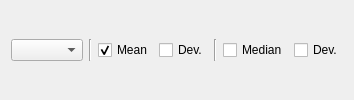
             <widget class="QWidget" name="page_Stat_MM">
              <layout class="QGridLayout" name="gridLayout_15">
               <item row="0" column="1">
                <widget class="Line" name="line_Stat_MM_1">
                 <property name="orientation">
                  <enum>Qt::Vertical</enum>
                 </property>
                </widget>
               </item>
               <item row="0" column="0">
                <widget class="QComboBox" name="comboBox_Stat_MM_Parameter"/>
               </item>
               <item row="0" column="6">
                <widget class="QCheckBox" name="checkBox_Stat_MM_ADM">
                 <property name="sizePolicy">
                  <sizepolicy hsizetype="Maximum" vsizetype="Fixed">
                   <horstretch>0</horstretch>
                   <verstretch>0</verstretch>
                  </sizepolicy>
                 </property>
                 <property name="text">
                  <string>Dev.</string>
                 </property>
                 <property name="checked">
                  <bool>false</bool>
                 </property>
                </widget>
               </item>
               <item row="0" column="5">
                <widget class="QCheckBox" name="checkBox_Stat_MM_Median">
                 <property name="sizePolicy">
                  <sizepolicy hsizetype="Maximum" vsizetype="Fixed">
                   <horstretch>0</horstretch>
                   <verstretch>0</verstretch>
                  </sizepolicy>
                 </property>
                 <property name="text">
                  <string>Median</string>
                 </property>
                 <property name="checked">
                  <bool>false</bool>
                 </property>
                </widget>
               </item>
               <item row="0" column="3">
                <widget class="QCheckBox" name="checkBox_Stat_MM_SD">
                 <property name="sizePolicy">
                  <sizepolicy hsizetype="Maximum" vsizetype="Fixed">
                   <horstretch>0</horstretch>
                   <verstretch>0</verstretch>
                  </sizepolicy>
                 </property>
                 <property name="text">
                  <string>Dev.</string>
                 </property>
                 <property name="checked">
                  <bool>false</bool>
                 </property>
                </widget>
               </item>
               <item row="0" column="2">
                <widget class="QCheckBox" name="checkBox_Stat_MM_Mean">
                 <property name="sizePolicy">
                  <sizepolicy hsizetype="Maximum" vsizetype="Fixed">
                   <horstretch>0</horstretch>
                   <verstretch>0</verstretch>
                  </sizepolicy>
                 </property>
                 <property name="text">
                  <string>Mean</string>
                 </property>
                 <property name="checked">
                  <bool>true</bool>
                 </property>
                </widget>
               </item>
               <item row="0" column="4">
                <widget class="Line" name="line_Stat_MM_2">
                 <property name="orientation">
                  <enum>Qt::Vertical</enum>
                 </property>
                </widget>
               </item>
              </layout>
             </widget>
